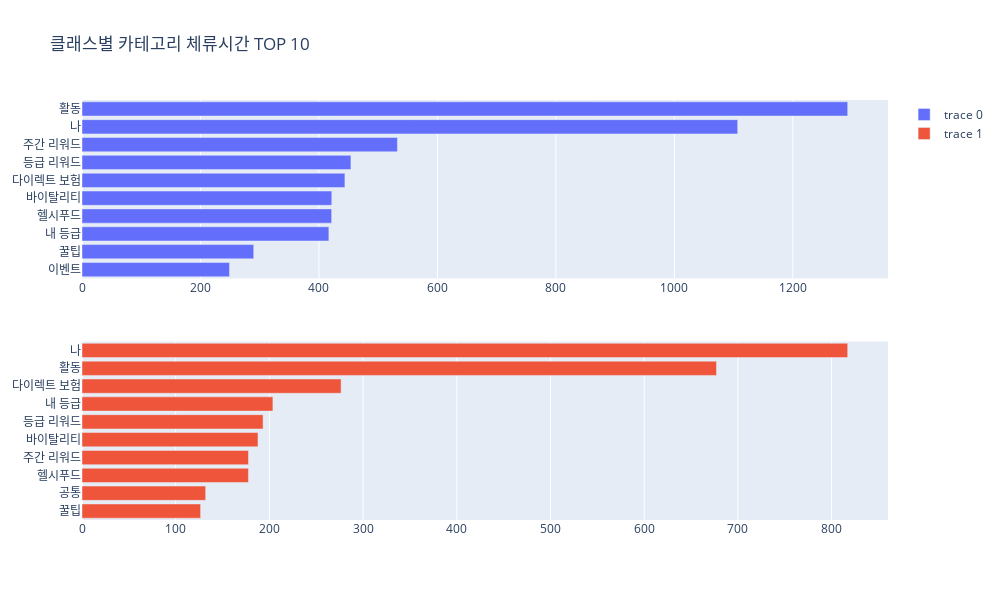

Notebook cell for this chart:
### Code cell
# 클래스별 체류시간 TOP K Visualization 
k = 10
col = '평균체류시간'

fig = make_subplots(rows=2, cols=1)
for i in range(1,3):
    cl = i-1
    rank_df = time_df[time_df['class']==cl]
    rank_df = rank_df.sort_values(by=col, ascending=False)[:k]
    rank_df = rank_df.sort_values(by=col)

    fig.append_trace(go.Bar(
        x=rank_df['평균체류시간'].values,
        y=rank_df['카테고리1'].values,
        orientation='h'
    ), row=i, col=1)

fig.update_layout(height=600, width=1000, title_text="클래스별 카테고리 체류시간 TOP "+str(k))
fig.show()

### Figure 1 — Plotly figure (JSON) as saved in the notebook; plotly's stock layout.template omitted (floating-point values rounded to 4 significant figures)
{"data": [{"orientation": "h", "type": "bar", "x": [249.0, 289.9, 416.7, 421.4, 421.7, 443.8, 454.0, 532.5, 1107.0, 1293.0], "xaxis": "x", "y": ["이벤트", "꿀팁", "내 등급", "헬시푸드", "바이탈리티", "다이렉트 보험", "등급 리워드", "주간 리워드", "나", "활동"], "yaxis": "y"}, {"orientation": "h", "type": "bar", "x": [126.6, 132.0, 177.6, 177.7, 187.8, 193.2, 203.7, 276.5, 677.2, 817.2], "xaxis": "x2", "y": ["꿀팁", "공통", "헬시푸드", "주간 리워드", "바이탈리티", "등급 리워드", "내 등급", "다이렉트 보험", "활동", "나"], "yaxis": "y2"}], "layout": {"height": 600, "title": {"text": "클래스별 카테고리 체류시간 TOP 10"}, "width": 1000, "xaxis": {"anchor": "y", "autorange": true, "domain": [0, 1], "range": [0, 1361.0], "type": "linear"}, "xaxis2": {"anchor": "y2", "autorange": true, "domain": [0, 1], "range": [0, 860.2], "type": "linear"}, "yaxis": {"anchor": "x", "autorange": true, "domain": [0.575, 1], "range": [-0.5, 9.5], "type": "category"}, "yaxis2": {"anchor": "x2", "autorange": true, "domain": [0, 0.425], "range": [-0.5, 9.5], "type": "category"}}}
